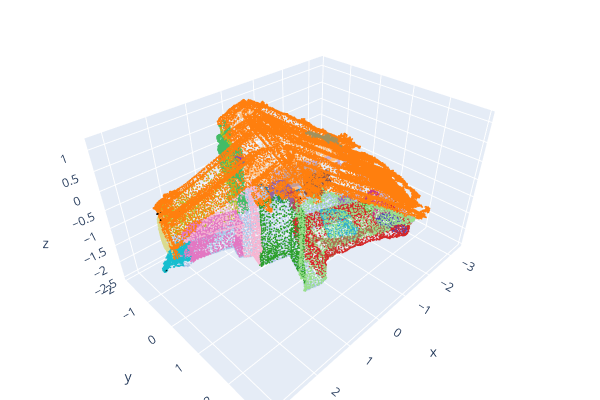

Notebook cell for this chart:
### Markdown cell above
## Visualize 3D Object semantic segmented

### Code cell
vertex = g.pointcloud["vertex"]
xyz = np.vstack((vertex["x"], vertex["y"], vertex["z"])).T
colors = np.vstack((vertex["red"], vertex["green"], vertex["blue"])).T
obj_pcd = o3d.geometry.PointCloud()
obj_pcd.points = o3d.utility.Vector3dVector(xyz)
obj_pcd.colors = o3d.utility.Vector3dVector(colors / 255.0)
o3d.visualization.draw_plotly([obj_pcd])

### Figure 1 — Plotly figure (JSON) as saved in the notebook; plotly's stock layout.template omitted (floating-point values rounded to 4 significant figures; data arrays with more than 128 entries replaced by an {"elided": "..."} marker saying what was removed)
{"data": [{"marker": {"color": {"elided": "65978x3 float values"}, "size": 1}, "mode": "markers", "type": "scatter3d", "x": {"elided": "65978 float values"}, "y": {"elided": "65978 float values"}, "z": {"elided": "65978 float values"}}], "layout": {"height": 400, "margin": {"b": 0, "l": 0, "r": 0, "t": 0}, "scene": {"camera": {"center": {"x": 0, "y": 0, "z": 0}, "up": {"x": 0, "y": 0, "z": 1}}}, "showlegend": false, "width": 600}}
